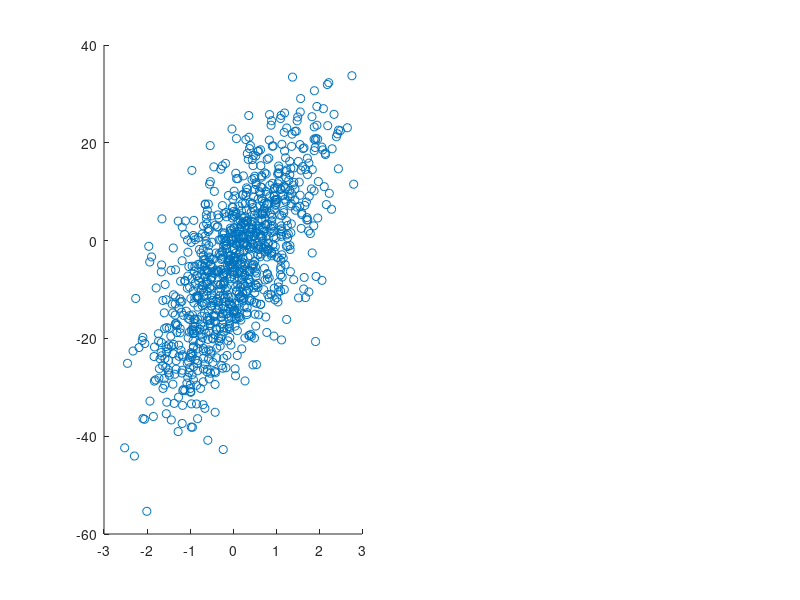
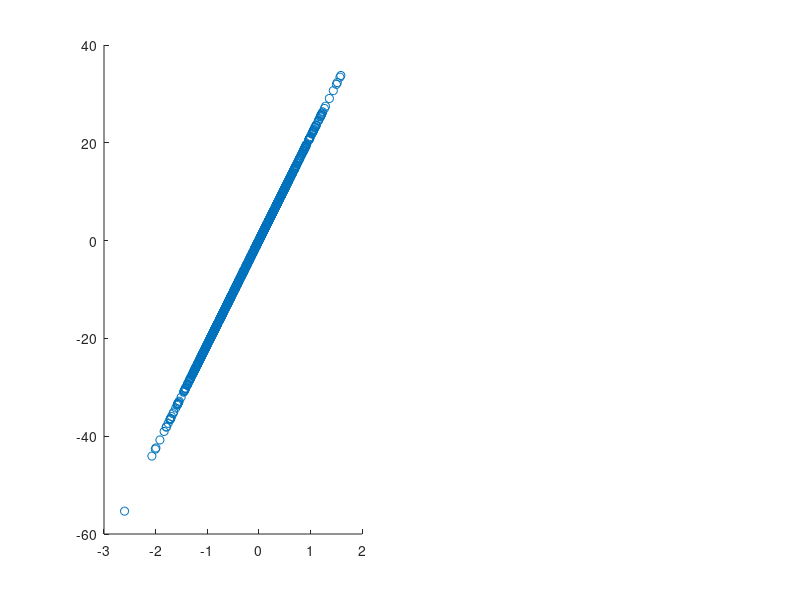

These charts were generated, in order, by the following MATLAB code: (Note: this script raises an error after producing the figures.)
% generate 1000 randomly distributed data points with x and y two features 
x=randn(1000,1);
y=10*x + 10.*randn(1000,1)-5;
A = horzcat(x,y);
figure(1);
subplot(1,2,1),scatter(A(:,1),A(:,2));
% calculate the first principle component and do the projection
% do this by calling the pca function with an argument of 1
% then multiply the origonal matrix by the first principal component
firstComp = pca(A,'NumComponents',1);
AProject = A*firstComp;
% reconstruct the original two variables from this one principal component 
% multiply the projection by the transpose of the first principal component
AReconstruct = AProject*(transpose(firstComp));
figure(2);
subplot(1,2,1),scatter(AReconstruct(:,1),AReconstruct(:,2));
% load the data
load 'C:\MatlabProjects\PrincipalComponentsAnalysis\USPS.mat';
% reshape the row of data into image matrix 16 x 16 pixels
A1 = reshape(A(1,:),16,16);
A2 = reshape(A(2,:),16,16);
% call imshow to display each image
figure(3);
imshow(A1);
figure(4);
imshow(A2);
% call pca to find the first 10 principal components of the original data
first10 = pca(A,'numComponents',10);
%{ multiply original data by principal components matrix followed by the transpose of the Principal components matrix to create reconstructed matrix %}
ARecon10 = A*first10*transpose(first10);
% reshape and display the new images
A1R10 = reshape(ARecon10(1,:),16,16);
A2R10 = reshape(ARecon10(2,:),16,16);
figure(5);
imshow(A1R10);
figure(6);
imshow(A2R10);
% call pca to find the first 50 principal components of the original data
first50 = pca(A,'numComponents',50);
%{ multiply original data by principal components matrix followed by the transpose of the Principal components matrix to create reconstructed matrix %}
ARecon50 = A*first50*transpose(first50);
% reshape and display the new images
A1R50 = reshape(ARecon50(1,:),16,16);
A2R50 = reshape(ARecon50(2,:),16,16);
figure(7);
imshow(A1R50);
figure(8);
imshow(A2R50);
% call pca to find the first 100 principal components of the original data
first100 = pca(A,'numComponents',100);
%{ multiply original data by principal components matrix followed by the transpose of the Principal components matrix to create reconstructed matrix %}
ARecon100 = A*first100*transpose(first100);
% reshape and display the new images
A1R100 = reshape(ARecon100(1,:),16,16);
A2R100 = reshape(ARecon100(2,:),16,16);
figure(9);
imshow(A1R100);
figure(10);
imshow(A2R100);
% call pca to find the first 100 principal components of the original data
first200 = pca(A,'numComponents',200);
%{ multiply original data by principal components matrix followed by the transpose of the Principal components matrix to create reconstructed matrix %}
ARecon200 = A*first200*transpose(first200);
% reshape and display the new images
A1R200 = reshape(ARecon200(1,:),16,16);
A2R200 = reshape(ARecon200(2,:),16,16);
figure(11);
imshow(A1R200);
figure(12);
imshow(A2R200);
errA110 = immse(A1,A1R10);
errA110
errA150 = immse(A1,A1R50);
errA150
errA1100 = immse(A1,A1R100);
errA1100
errA1200 = immse(A1,A1R200);
errA1200
errA210 = immse(A2,A2R10);
errA210
errA250 = immse(A2,A2R50);
errA250
errA2100 = immse(A2,A2R100);
errA2100
errA2200 = immse(A2,A2R200);
errA2200